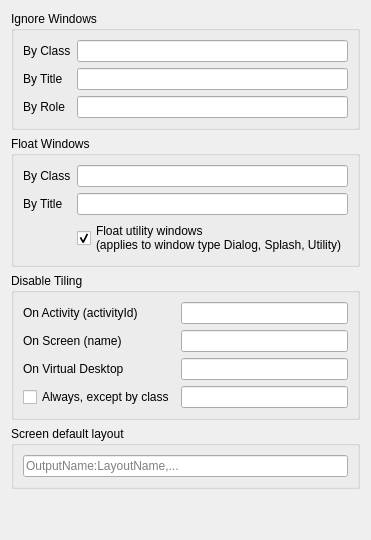
     <widget class="QWidget" name="rulesTab">
      <attribute name="title">
       <string>Rules</string>
      </attribute>
      <layout class="QVBoxLayout" name="verticalLayout_2">
       <item>
        <widget class="QGroupBox" name="groupBox_5">
         <property name="title">
          <string>Ignore Windows</string>
         </property>
         <layout class="QGridLayout" name="gridLayout_5">
          <item row="1" column="0">
           <widget class="QLabel" name="ignoreTitleLabel">
            <property name="text">
             <string>By Title</string>
            </property>
           </widget>
          </item>
          <item row="0" column="0">
           <widget class="QLabel" name="ignoreClassLabel">
            <property name="text">
             <string>By Class</string>
            </property>
           </widget>
          </item>
          <item row="0" column="1">
           <widget class="QLineEdit" name="kcfg_ignoreClass">
            <property name="toolTip">
             <string>Comma-separated list of window classes. Matching windows will not be tiled.</string>
            </property>
           </widget>
          </item>
          <item row="1" column="1">
           <widget class="QLineEdit" name="kcfg_ignoreTitle">
            <property name="toolTip">
             <string>Comma-separated list of keywords(or substrings). Any windows with matching title will not be tiled.</string>
            </property>
           </widget>
          </item>
          <item row="2" column="0">
           <widget class="QLabel" name="ignoreRoleLabel">
            <property name="text">
             <string>By Role</string>
            </property>
           </widget>
          </item>
          <item row="2" column="1">
           <widget class="QLineEdit" name="kcfg_ignoreRole"/>
          </item>
         </layout>
        </widget>
       </item>
       <item>
        <widget class="QGroupBox" name="groupBox_6">
         <property name="title">
          <string>Float Windows</string>
         </property>
         <layout class="QGridLayout" name="gridLayout_6">
          <item row="0" column="0">
           <widget class="QLabel" name="floatingClassLabel">
            <property name="text">
             <string>By Class</string>
            </property>
           </widget>
          </item>
          <item row="0" column="1">
           <widget class="QLineEdit" name="kcfg_floatingClass">
            <property name="toolTip">
             <string>Comma-separated list of window classes. Matching windows will become float automatically.</string>
            </property>
           </widget>
          </item>
          <item row="1" column="0">
           <widget class="QLabel" name="floatingTitleLabel">
            <property name="text">
             <string>By Title</string>
            </property>
           </widget>
          </item>
          <item row="1" column="1">
           <widget class="QLineEdit" name="kcfg_floatingTitle">
            <property name="toolTip">
             <string>Comma-separated list of keywords(or substrings). Any windows with matching title will become float automatically</string>
            </property>
           </widget>
          </item>
          <item row="2" column="1">
           <widget class="QCheckBox" name="kcfg_floatUtility">
            <property name="toolTip">
             <string>This is mainly for debugging purpose, but can also be used to meet some specific requirements.</string>
            </property>
            <property name="text">
             <string>Float utility windows
(applies to window type Dialog, Splash, Utility)</string>
            </property>
            <property name="checked">
             <bool>true</bool>
            </property>
           </widget>
          </item>
         </layout>
        </widget>
       </item>
       <item>
        <widget class="QGroupBox" name="groupBox_7">
         <property name="title">
          <string>Disable Tiling</string>
         </property>
         <layout class="QGridLayout" name="gridLayout_7">
          <item row="0" column="1">
           <widget class="QLineEdit" name="kcfg_ignoreActivity">
            <property name="toolTip">
             <string>&lt;html&gt;&lt;head/&gt;&lt;body&gt;&lt;p&gt;Comma-separated list of activity IDs. See Readme or Issue #125 to know IDs. Windows in corresponding activities will not be tiled.&lt;/p&gt;&lt;/body&gt;&lt;/html&gt;</string>
            </property>
           </widget>
          </item>
          <item row="0" column="0">
           <widget class="QLabel" name="ignoreActivityLabel">
            <property name="text">
             <string>On Activity (activityId)</string>
            </property>
           </widget>
          </item>
          <item row="1" column="0">
           <widget class="QLabel" name="ignoreScreenLabel">
            <property name="text">
             <string>On Screen (name)</string>
            </property>
           </widget>
          </item>
          <item row="1" column="1">
           <widget class="QLineEdit" name="kcfg_ignoreScreen">
            <property name="toolTip">
             <string>Comma-separated list of screen names. Windows in corresponding screens will not be tiled.</string>
            </property>
           </widget>
          </item>
          <item row="2" column="0">
           <widget class="QLabel" name="ignoreDesktopLabel">
            <property name="text">
             <string>On Virtual Desktop</string>
            </property>
           </widget>
          </item>
          <item row="2" column="1">
           <widget class="QLineEdit" name="kcfg_ignoreVDesktop">
            <property name="toolTip">
             <string>Comma-separated list of Virtual Desktops names. Windows corresponding to these will not be tiled.</string>
            </property>
           </widget>
          </item>
          <item row="3" column="0">
           <widget class="QCheckBox" name="kcfg_tileNothing">
            <property name="text">
             <string>Always, except by class</string>
            </property>
            <property name="checked">
             <bool>false</bool>
            </property>
           </widget>
          </item>
          <item row="3" column="1">
           <widget class="QLineEdit" name="kcfg_tilingClass">
            <property name="toolTip">
             <string>Comma-separated list of window classes. Matching windows will become tiled automatically.</string>
            </property>
           </widget>
          </item>
         </layout>
        </widget>
       </item>
       <item>
        <widget class="QGroupBox" name="groupBox_11">
         <property name="title">
          <string>Screen default layout</string>
         </property>
         <layout class="QGridLayout" name="gridLayout_11">
          <item row="0" column="0">
           <widget class="QLineEdit" name="kcfg_screenDefaultLayout">
            <property name="toolTip">
             <string>&lt;html&gt;&lt;head/&gt;&lt;body&gt;&lt;p&gt;Comma-separated list OutputName:LayoutName. 'Layout' word can be omit. &lt;/p&gt;&lt;p&gt;2 monitors example: HDMI-A-1:spread,DP-2:tile&lt;/p&gt;&lt;p&gt;Example with desktop name: HDMI-A-1:Desktop 1:1,HDMI-A-1:Desktop 2:columns&lt;/p&gt;&lt;/body&gt;&lt;/html&gt;</string>
            </property>
            <property name="placeholderText">
             <string>OutputName:LayoutName,...</string>
            </property>
           </widget>
          </item>
         </layout>
        </widget>
       </item>
       <item>
        <spacer name="verticalSpacer_4">
         <property name="orientation">
          <enum>Qt::Orientation::Vertical</enum>
         </property>
         <property name="sizeHint" stdset="0">
          <size>
           <width>20</width>
           <height>40</height>
          </size>
         </property>
        </spacer>
       </item>
      </layout>
     </widget>
